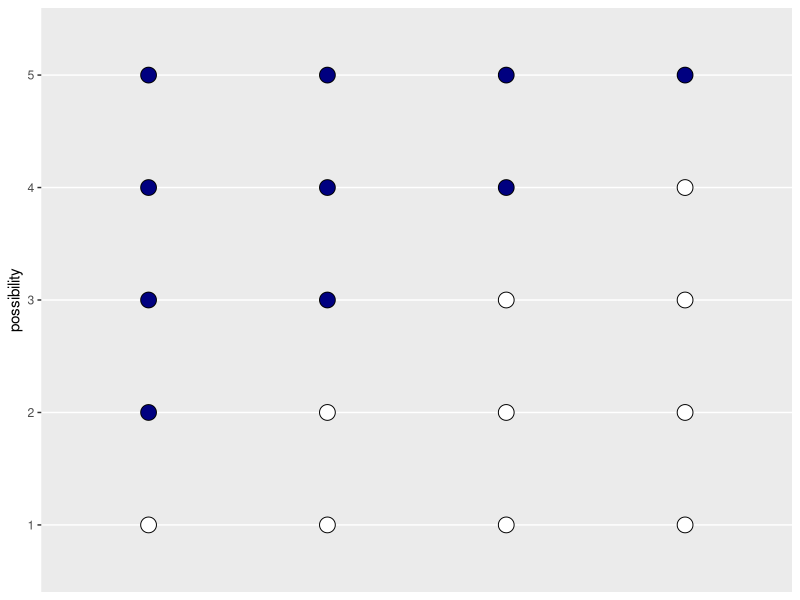
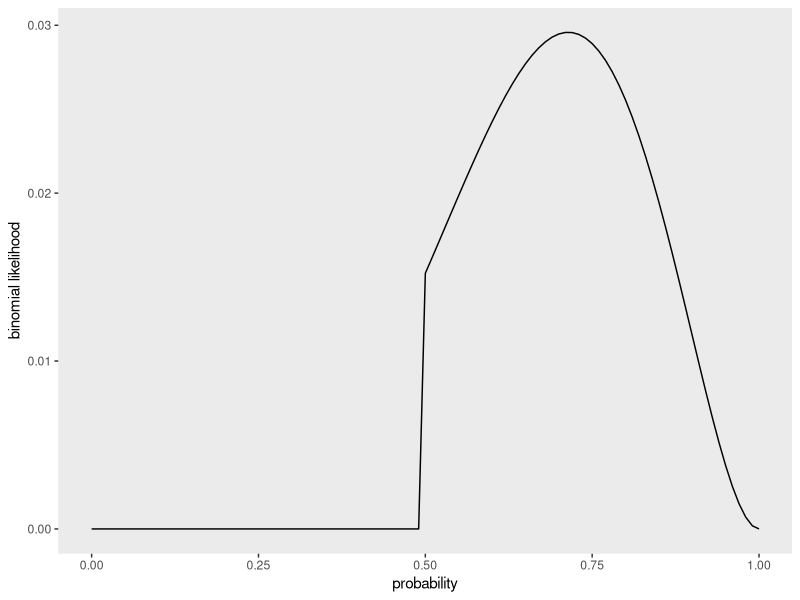

These charts were generated, in order, by the following R code:
## ---- chunk 1
knitr::opts_chunk$set(echo = TRUE)
## ---- chunk 2
library(tidyverse)
library(flextable)
## ---- chunk 3
d <- tibble(p1 = 0,
         p2 = rep(1:0, times = c(1, 3)),
         p3 = rep(1:0, times = c(2, 2)),
         p4 = rep(1:0, times = c(3, 1)),
         p5 = 1)
## ---- chunk 4

d %>% 
  set_names(1:5) %>% 
  mutate(x = 1:4) %>% 
  pivot_longer(-x, names_to = "possibility") %>% 
  mutate(value = value %>% as.character()) %>% 
  
  ggplot(aes(x = x, y = possibility, fill = value)) +
    geom_point(shape = 21, size = 5) +
    scale_fill_manual(values = c("white", "navy"))+
    scale_x_discrete(NULL, breaks = NULL) +
    theme(legend.position = "none")

## ---- chunk 5

tibble(draw    = 1:3,
       marbles = 4) %>% 
  mutate(possibilities = marbles ^ draw) %>% 
  flextable()
## ---- chunk 6

tibble(p_grid = seq(from = 0, to = 1, by = 0.01), 
       prior = c(rep(0, 50), 
                  rep(0.50, 51))
       ) %>% 
       mutate(likelihood = dbinom(x = 5, size = 7, prob = p_grid),
              ustd_posterior = likelihood * prior,
              std_posterior = ustd_posterior/sum(ustd_posterior)
       ) %>% 
  
      ggplot(aes(x = p_grid, y = std_posterior)) +
        geom_line() +
        labs(x = "probability", y = "binomial likelihood") +
        theme(panel.grid = element_blank())
   
